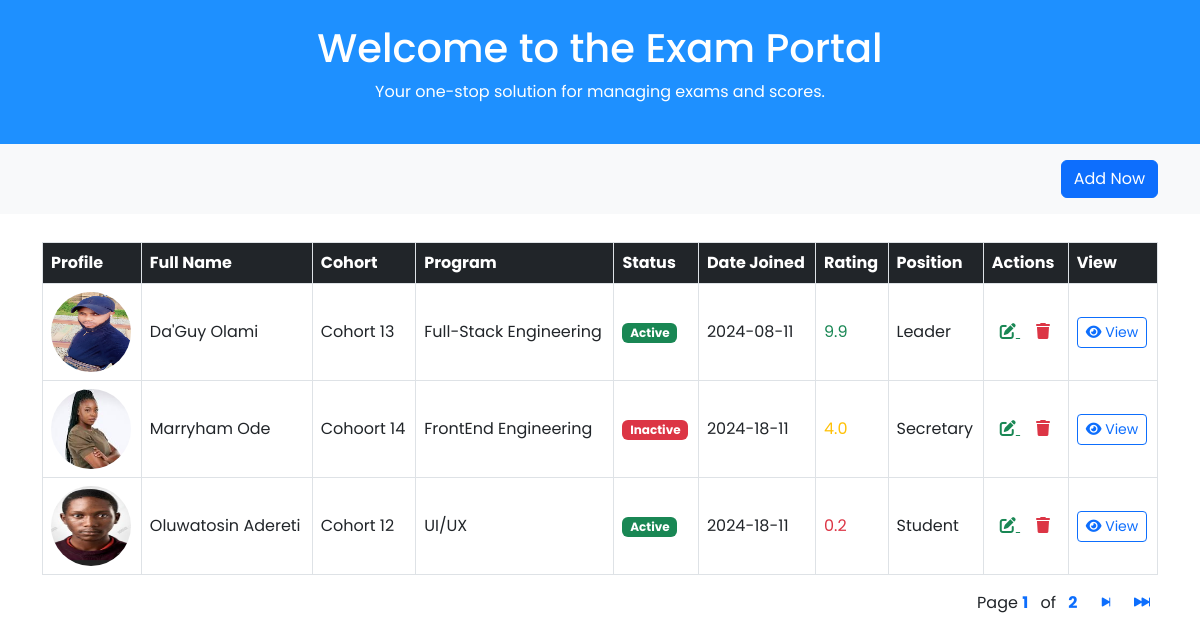
Screenshot of /student_list with the database file from the repository.
### students/models.py (models this page shows, shortened)
class Student(models.Model):
  username = models.CharField(max_length=100)
  first_name = models.CharField(max_length=100)
  last_name = models.CharField(max_length=100)
  student_type = models.CharField(max_length=9, choices=student_position, default='Student')
  status = models.BooleanField(default=True)
  email = models.EmailField(max_length=254, unique=True, validators=[mail_validator])
  phone = models.IntegerField(null=False, blank=False)
  slug = models.SlugField(unique=True, blank=True, editable=False)

class Student_Profile(models.Model):
  student = models.OneToOneField(Student, on_delete=models.CASCADE)
  bio = models.TextField()
  DOB = models.DateField()
  address = models.CharField(max_length=500)
  rating = models.FloatField(default=0.0)
  profile_picture = models.ImageField(upload_to='student_profile')
  date_join = models.DateTimeField(auto_now_add=True)

class Cohort_Group(models.Model):
  name = models.CharField(max_length=100)
  date_join = models.DateTimeField(auto_now_add=True)
  students = models.ManyToManyField(Student)

class Program(models.Model):
  courses = models.CharField(max_length=500)
  grade = models.IntegerField(default=0)
  student = models.ForeignKey(Student, on_delete=models.CASCADE)

### students/views.py (the view)
# urls.py: path('student_list', views.student_list, name='student_list'),
def student_list(request):
    student_list = Student.objects.all()
    paginator = Paginator(student_list, 3)
    page_number = request.GET.get("page")
    page_obj = paginator.get_page(page_number)
    context = {
        'students': page_obj
    }
    return render(request, 'blog/studentlist.html', context)

### templates/blog/studentlist.html (shortened to what this page needs)
{% load static %}
<!DOCTYPE html>
<html lang="en">
  <head>
    <link
      href="https://cdn.jsdelivr.net/npm/bootstrap@5.3.0-alpha1/dist/css/bootstrap.min.css"
      rel="stylesheet" />
    <link
      rel="stylesheet"
      href="https://cdnjs.cloudflare.com/ajax/libs/font-awesome/6.0.0-beta3/css/all.min.css" />
    <link
      rel="stylesheet"
      href="https://cdn.jsdelivr.net/npm/bootstrap-icons@1.11.3/font/bootstrap-icons.min.css" />
    <link rel="stylesheet" href="{% static 'CSS/list.css' %}" />
  </head>
  <body>
    <header class="bg-info text-white py-4 text-center">
      <h1>Welcome to the Exam Portal</h1>
      <p>Your one-stop solution for managing exams and scores.</p>
    </header>
    <section class="filter-section py-3 bg-light">
      <div class="container text-end">
        <button
          class="btn btn-primary"
          data-bs-toggle="modal"
          data-bs-target="#addUserModal">
          Add Now
        </button>
      </div>
    </section>
    <section class="container mt-1 mb-5">
      <div class="table-responsive">
        <table class="table align-middle table-bordered table-hover mt-4">
          <thead class="table-dark">
            {% if students %}
            <tr>
              <th>Profile</th>
              <th>Full Name</th>
              <th>Cohort</th>
              <th>Program</th>
              <th>Status</th>
              <th>Date Joined</th>
              <th>Rating</th>
              <th>Position</th>
              <th>Actions</th>
              <th>View</th>
            </tr>
          </thead>
          <tbody>
            {% for student in students %}
            <tr>
              <td>
                {% if student.student_profile %}
                <img
                src="{{student.student_profile.profile_picture.url}}"
                alt="Profile"
                width="80"
                height="80"
                class="rounded-circle" />
                {% endif %}
              </td>
              <td>{{student.first_name}} {{student.last_name}}</td>
              {% for cohort in student.cohort_group_set.all %}
              <td>{{cohort.name}}</td>
              {% empty %}
              <td>No Cohort</td>
              {% endfor %}
              {% for course in student.program_set.all %}
              <td>{{course.courses}}</td>
              {% empty %}
              <td>No Program</td>
              {% endfor %}
              <td>
                {% if student.status %}
                <span class="badge bg-success text-white">{{student.status|yesno:"Active,Inactive"}}</span>
                {% else %}
                <span class="badge bg-danger text-white">{{student.status|yesno:"Active,Inactive"}}</span>
                {% endif %}
              </td>
              <td>{{student.student_profile.date_join|date:"Y-d-m"}}</td>
              {% if student.student_profile.rating <= 3 %}
              <td class="text-danger">{{student.student_profile.rating}}</td>
              {% elif student.student_profile.rating <= 5 %}
              <td class="text-warning">{{student.student_profile.rating}}</td>
              {% else %}
              <td class="text-success">{{student.student_profile.rating}}</td>
              {% endif %}
              <td>{{student.student_type}}</td>
              <td>
                <a
                href=""
                class="text-success m-2">
                <i class="fas fa-edit"></i>
                </a>
                <a
                  href="{% url 'del_student' student.pk %}"
                  class="text-danger m-2">
                  <i class="fas fa-trash"></i>
                </a>
              </td>
              <td>
                <a
                  href="{% url 'student_profile' student.slug %}"
                  target="_blank"
                  class="btn btn-sm btn-outline-primary">
                  <i class="fas fa-eye"></i> View
                </a>
              </td>
            </tr>
            {% endfor %}
          </tbody>
          {% else %}
          <header class="text-danger py-4 text-center">
            <h1>No students' record available</h1>
          </header>
          {% endif %}
        </table>
      </div>
      <div class="pagination float-end">
        <span class="step-links">
          <span class="current ms-2 me-2">
            Page <b class="text-primary me-2">{{ students.number }}</b> of
            <b class="text-primary ms-2">{{ students.paginator.num_pages }}</b>
          </span>
          {% if students.has_next %}
          <a
            href="?page={{ students.next_page_number }}"
            class="ms-2 me-2 text-decoration-none"
            ><i class="bi bi-skip-end-fill"></i
          ></a>
          <a
            href="?page={{ students.paginator.num_pages }}"
            class="ms-2 me-2 text-decoration-none"
            ><i class="bi bi-skip-forward-fill"></i
          ></a>
          {% endif %}
        </span>
      </div>
    </section>
  </body>
</html>

### staticfiles/css/list.css (style rules this page uses)
body { font-family: 'Poppins', sans-serif; }
.filter-section { background-color: #f4f5fa; padding: 20px; }
.table { border-collapse: collapse; }
.table th, .table td { vertical-align: middle; border: 1px solid #dee2e6; }
.badge { background-color: #e9f0fa; color: #5A55D8; }
.bg-info { background-color: dodgerblue !important; }

### rows the page displays
Student: student_profile.profile_picture (picture), first_name "Da'Guy", last_name "Olami", status "Active", student_profile.date_join "2024-08-11", student_profile.rating "9.9", student_type "Leader"
Cohort_Group: name "Cohort 13"
Program: courses "Full-Stack Engineering"
Student: student_profile.profile_picture (picture), first_name "Marryham", last_name "Ode", status "Inactive", student_profile.date_join "2024-18-11", student_profile.rating "4.0", student_type "Secretary"
Cohort_Group: name "Cohoort 14"
Program: courses "FrontEnd Engineering"
Student: student_profile.profile_picture (picture), first_name "Oluwatosin", last_name "Adereti", status "Active", student_profile.date_join "2024-18-11", student_profile.rating "0.2", student_type "Student"
Cohort_Group: name "Cohort 12"
Program: courses "UI/UX"

### other values shown
{{ students.number }} "1"
{{ students.paginator.num_pages }} "2"
